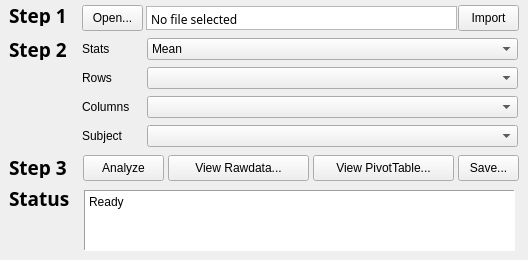
    <widget class="QWidget" name="PivotTableMaker">
     <attribute name="title">
      <string>PivotTableMaker</string>
     </attribute>
     <widget class="QLabel" name="PTM_label_stas">
      <property name="geometry">
       <rect>
        <x>82</x>
        <y>38</y>
        <width>61</width>
        <height>21</height>
       </rect>
      </property>
      <property name="text">
       <string>Stats</string>
      </property>
     </widget>
     <widget class="QPushButton" name="PTM_button_import">
      <property name="geometry">
       <rect>
        <x>458</x>
        <y>5</y>
        <width>61</width>
        <height>26</height>
       </rect>
      </property>
      <property name="text">
       <string>Import</string>
      </property>
     </widget>
     <widget class="QLabel" name="PTM_label_step2">
      <property name="geometry">
       <rect>
        <x>9</x>
        <y>39</y>
        <width>71</width>
        <height>21</height>
       </rect>
      </property>
      <property name="font">
       <font>
        <family>나눔고딕코딩</family>
        <pointsize>14</pointsize>
        <weight>75</weight>
        <bold>true</bold>
       </font>
      </property>
      <property name="text">
       <string>Step 2</string>
      </property>
     </widget>
     <widget class="QLabel" name="PTM_label_status">
      <property name="geometry">
       <rect>
        <x>9</x>
        <y>188</y>
        <width>71</width>
        <height>21</height>
       </rect>
      </property>
      <property name="font">
       <font>
        <family>나눔고딕코딩</family>
        <pointsize>14</pointsize>
        <weight>75</weight>
        <bold>true</bold>
       </font>
      </property>
      <property name="text">
       <string>Status</string>
      </property>
     </widget>
     <widget class="QComboBox" name="PTM_combo_column">
      <property name="geometry">
       <rect>
        <x>147</x>
        <y>96</y>
        <width>371</width>
        <height>22</height>
       </rect>
      </property>
     </widget>
     <widget class="QLabel" name="PTM_label_subject">
      <property name="geometry">
       <rect>
        <x>82</x>
        <y>125</y>
        <width>61</width>
        <height>21</height>
       </rect>
      </property>
      <property name="text">
       <string>Subject</string>
      </property>
     </widget>
     <widget class="QPushButton" name="PTM_button_open">
      <property name="geometry">
       <rect>
        <x>82</x>
        <y>5</y>
        <width>61</width>
        <height>26</height>
       </rect>
      </property>
      <property name="text">
       <string>Open...</string>
      </property>
     </widget>
     <widget class="QTextBrowser" name="PTM_text_path">
      <property name="geometry">
       <rect>
        <x>146</x>
        <y>6</y>
        <width>311</width>
        <height>24</height>
       </rect>
      </property>
      <property name="sizePolicy">
       <sizepolicy hsizetype="Fixed" vsizetype="Fixed">
        <horstretch>0</horstretch>
        <verstretch>0</verstretch>
       </sizepolicy>
      </property>
      <property name="font">
       <font>
        <family>굴림</family>
        <pointsize>9</pointsize>
       </font>
      </property>
      <property name="cursor" stdset="0">
       <cursorShape>IBeamCursor</cursorShape>
      </property>
      <property name="mouseTracking">
       <bool>false</bool>
      </property>
      <property name="focusPolicy">
       <enum>Qt::ClickFocus</enum>
      </property>
      <property name="contextMenuPolicy">
       <enum>Qt::DefaultContextMenu</enum>
      </property>
      <property name="acceptDrops">
       <bool>true</bool>
      </property>
      <property name="toolTip">
       <string notr="true"/>
      </property>
      <property name="layoutDirection">
       <enum>Qt::LeftToRight</enum>
      </property>
      <property name="autoFillBackground">
       <bool>false</bool>
      </property>
      <property name="inputMethodHints">
       <set>Qt::ImhNone</set>
      </property>
      <property name="frameShape">
       <enum>QFrame::StyledPanel</enum>
      </property>
      <property name="verticalScrollBarPolicy">
       <enum>Qt::ScrollBarAlwaysOff</enum>
      </property>
      <property name="horizontalScrollBarPolicy">
       <enum>Qt::ScrollBarAlwaysOff</enum>
      </property>
      <property name="sizeAdjustPolicy">
       <enum>QAbstractScrollArea::AdjustToContents</enum>
      </property>
      <property name="lineWrapMode">
       <enum>QTextEdit::NoWrap</enum>
      </property>
      <property name="lineWrapColumnOrWidth">
       <number>0</number>
      </property>
      <property name="html">
       <string>&lt;!DOCTYPE HTML PUBLIC &quot;-//W3C//DTD HTML 4.0//EN&quot; &quot;http://www.w3.org/TR/REC-html40/strict.dtd&quot;&gt;
&lt;html&gt;&lt;head&gt;&lt;meta name=&quot;qrichtext&quot; content=&quot;1&quot; /&gt;&lt;style type=&quot;text/css&quot;&gt;
p, li { white-space: pre-wrap; }
&lt;/style&gt;&lt;/head&gt;&lt;body style=&quot; font-family:'굴림'; font-size:9pt; font-weight:400; font-style:normal;&quot;&gt;
&lt;p style=&quot; margin-top:12px; margin-bottom:12px; margin-left:0px; margin-right:0px; -qt-block-indent:0; text-indent:0px;&quot;&gt;No file selected&lt;/p&gt;&lt;/body&gt;&lt;/html&gt;</string>
      </property>
     </widget>
     <widget class="QComboBox" name="PTM_combo_stats">
      <property name="geometry">
       <rect>
        <x>147</x>
        <y>38</y>
        <width>371</width>
        <height>22</height>
       </rect>
      </property>
      <item>
       <property name="text">
        <string>Mean</string>
       </property>
      </item>
      <item>
       <property name="text">
        <string>Median</string>
       </property>
      </item>
      <item>
       <property name="text">
        <string>Min</string>
       </property>
      </item>
      <item>
       <property name="text">
        <string>Max</string>
       </property>
      </item>
      <item>
       <property name="text">
        <string>Number of Data</string>
       </property>
      </item>
      <item>
       <property name="text">
        <string>Standard Deviation</string>
       </property>
      </item>
      <item>
       <property name="text">
        <string>Sum</string>
       </property>
      </item>
     </widget>
     <widget class="QLabel" name="PTM_label_rows">
      <property name="geometry">
       <rect>
        <x>82</x>
        <y>67</y>
        <width>61</width>
        <height>21</height>
       </rect>
      </property>
      <property name="text">
       <string>Rows</string>
      </property>
     </widget>
     <widget class="QComboBox" name="PTM_combo_row">
      <property name="geometry">
       <rect>
        <x>147</x>
        <y>67</y>
        <width>371</width>
        <height>22</height>
       </rect>
      </property>
     </widget>
     <widget class="QComboBox" name="PTM_combo_subject">
      <property name="geometry">
       <rect>
        <x>147</x>
        <y>125</y>
        <width>371</width>
        <height>22</height>
       </rect>
      </property>
     </widget>
     <widget class="QTextBrowser" name="PTM_text_status">
      <property name="enabled">
       <bool>true</bool>
      </property>
      <property name="geometry">
       <rect>
        <x>84</x>
        <y>190</y>
        <width>431</width>
        <height>61</height>
       </rect>
      </property>
      <property name="mouseTracking">
       <bool>false</bool>
      </property>
      <property name="focusPolicy">
       <enum>Qt::NoFocus</enum>
      </property>
      <property name="contextMenuPolicy">
       <enum>Qt::CustomContextMenu</enum>
      </property>
      <property name="acceptDrops">
       <bool>false</bool>
      </property>
      <property name="autoFillBackground">
       <bool>true</bool>
      </property>
      <property name="inputMethodHints">
       <set>Qt::ImhMultiLine</set>
      </property>
      <property name="frameShape">
       <enum>QFrame::Panel</enum>
      </property>
      <property name="frameShadow">
       <enum>QFrame::Sunken</enum>
      </property>
      <property name="html">
       <string>&lt;!DOCTYPE HTML PUBLIC &quot;-//W3C//DTD HTML 4.0//EN&quot; &quot;http://www.w3.org/TR/REC-html40/strict.dtd&quot;&gt;
&lt;html&gt;&lt;head&gt;&lt;meta name=&quot;qrichtext&quot; content=&quot;1&quot; /&gt;&lt;style type=&quot;text/css&quot;&gt;
p, li { white-space: pre-wrap; }
&lt;/style&gt;&lt;/head&gt;&lt;body style=&quot; font-family:'Gulim'; font-size:9pt; font-weight:400; font-style:normal;&quot;&gt;
&lt;p style=&quot; margin-top:0px; margin-bottom:0px; margin-left:0px; margin-right:0px; -qt-block-indent:0; text-indent:0px;&quot;&gt;Ready&lt;/p&gt;&lt;/body&gt;&lt;/html&gt;</string>
      </property>
     </widget>
     <widget class="QLabel" name="PTM_label_step1">
      <property name="geometry">
       <rect>
        <x>9</x>
        <y>5</y>
        <width>71</width>
        <height>21</height>
       </rect>
      </property>
      <property name="font">
       <font>
        <family>나눔고딕코딩</family>
        <pointsize>14</pointsize>
        <weight>75</weight>
        <bold>true</bold>
       </font>
      </property>
      <property name="text">
       <string>Step 1</string>
      </property>
     </widget>
     <widget class="QLabel" name="PTM_label_columns">
      <property name="geometry">
       <rect>
        <x>82</x>
        <y>96</y>
        <width>61</width>
        <height>21</height>
       </rect>
      </property>
      <property name="text">
       <string>Columns</string>
      </property>
     </widget>
     <widget class="QLabel" name="PTM_label_step3">
      <property name="geometry">
       <rect>
        <x>9</x>
        <y>157</y>
        <width>71</width>
        <height>21</height>
       </rect>
      </property>
      <property name="font">
       <font>
        <family>나눔고딕코딩</family>
        <pointsize>14</pointsize>
        <weight>75</weight>
        <bold>true</bold>
       </font>
      </property>
      <property name="text">
       <string>Step 3</string>
      </property>
     </widget>
     <widget class="QPushButton" name="PTM_button_analyze">
      <property name="geometry">
       <rect>
        <x>83</x>
        <y>155</y>
        <width>81</width>
        <height>26</height>
       </rect>
      </property>
      <property name="text">
       <string>Analyze</string>
      </property>
     </widget>
     <widget class="QPushButton" name="PTM_button_save">
      <property name="geometry">
       <rect>
        <x>458</x>
        <y>155</y>
        <width>61</width>
        <height>26</height>
       </rect>
      </property>
      <property name="text">
       <string>Save...</string>
      </property>
     </widget>
     <widget class="QPushButton" name="PTM_button_viewraw">
      <property name="geometry">
       <rect>
        <x>168</x>
        <y>155</y>
        <width>141</width>
        <height>26</height>
       </rect>
      </property>
      <property name="text">
       <string>View Rawdata...</string>
      </property>
     </widget>
     <widget class="QPushButton" name="PTM_button_viewpivot">
      <property name="geometry">
       <rect>
        <x>313</x>
        <y>155</y>
        <width>141</width>
        <height>26</height>
       </rect>
      </property>
      <property name="text">
       <string>View PivotTable...</string>
      </property>
     </widget>
    </widget>
